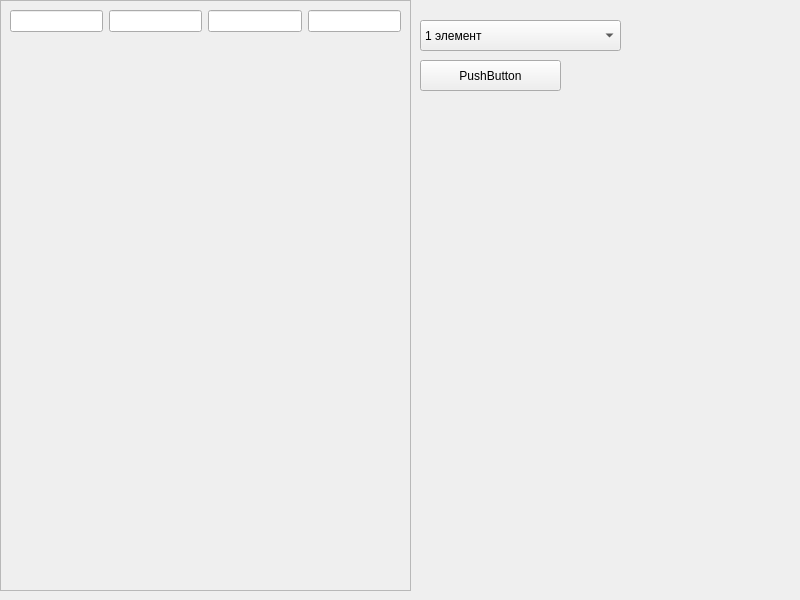
<?xml version="1.0" encoding="UTF-8"?>
<ui version="4.0">
 <class>Widget</class>
 <widget class="QWidget" name="Widget">
  <property name="geometry">
   <rect>
    <x>0</x>
    <y>0</y>
    <width>800</width>
    <height>600</height>
   </rect>
  </property>
  <property name="windowTitle">
   <string>Widget</string>
  </property>
  <widget class="QScrollArea" name="scrollArea">
   <property name="geometry">
    <rect>
     <x>0</x>
     <y>0</y>
     <width>411</width>
     <height>591</height>
    </rect>
   </property>
   <property name="widgetResizable">
    <bool>true</bool>
   </property>
   <widget class="QWidget" name="scrollAreaWidgetContents">
    <property name="geometry">
     <rect>
      <x>0</x>
      <y>0</y>
      <width>409</width>
      <height>589</height>
     </rect>
    </property>
    <layout class="QVBoxLayout" name="verticalLayout_2">
     <item>
      <layout class="QHBoxLayout" name="horizontalLayout">
       <item>
        <widget class="QLineEdit" name="lineEdit_1"/>
       </item>
       <item>
        <widget class="QLineEdit" name="lineEdit_2"/>
       </item>
       <item>
        <widget class="QLineEdit" name="lineEdit_3"/>
       </item>
       <item>
        <widget class="QLineEdit" name="lineEdit_4"/>
       </item>
      </layout>
     </item>
     <item>
      <spacer name="verticalSpacer">
       <property name="orientation">
        <enum>Qt::Vertical</enum>
       </property>
       <property name="sizeHint" stdset="0">
        <size>
         <width>20</width>
         <height>40</height>
        </size>
       </property>
      </spacer>
     </item>
    </layout>
   </widget>
  </widget>
  <widget class="QPushButton" name="pushButton">
   <property name="geometry">
    <rect>
     <x>420</x>
     <y>60</y>
     <width>141</width>
     <height>31</height>
    </rect>
   </property>
   <property name="text">
    <string>PushButton</string>
   </property>
  </widget>
  <widget class="QComboBox" name="comboBox">
   <property name="geometry">
    <rect>
     <x>420</x>
     <y>20</y>
     <width>201</width>
     <height>31</height>
    </rect>
   </property>
   <item>
    <property name="text">
     <string>1 элемент</string>
    </property>
   </item>
   <item>
    <property name="text">
     <string>2 элемент</string>
    </property>
   </item>
  </widget>
 </widget>
 <resources/>
 <connections/>
</ui>
